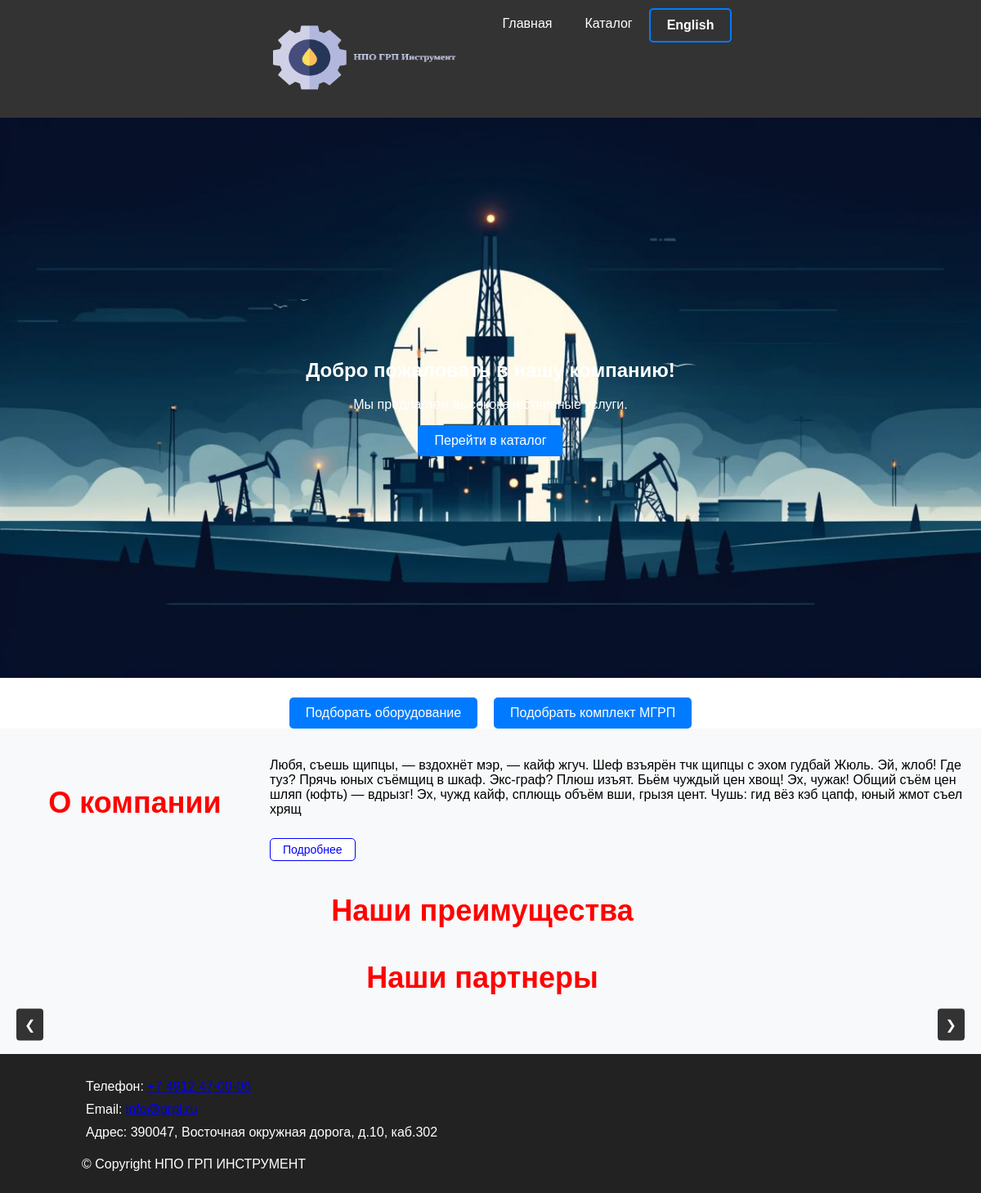
Page /ru/ on the committed database.
### core/models.py (models this page shows, shortened)
class MenuItem(MPTTModel):
    name = models.CharField(max_length=100,
                            unique=True,
                            )
    name_en = models.CharField(max_length=100,
                               blank=True,
                               null=True,
                               )
    url = models.CharField('Ссылка', max_length=255)
    position = models.PositiveIntegerField('Позиция', default=1)
    parent = TreeForeignKey('self', on_delete=models.CASCADE, null=True, blank=True, related_name='children')
    class MPTTMeta:
        order_insertion_by = ['position']
    class Meta:
        verbose_name = 'Пункт меню'
        verbose_name_plural = 'Пункты меню'

### website/models.py (models this page shows, shortened)
class MainPage(models.Model):
    main_image = models.ImageField(upload_to='media/website/',
                                   help_text='Изображение для главной страницы',
                                   blank=True,
                                   )
    about = models.TextField(help_text='Описание компании на главной странице',
                             verbose_name='Описание краткое',
                             )
    about_en = models.TextField(help_text='Short description on main page',
                             verbose_name='Short description',
                             blank=True,
                             null=True,
                             )
    main_title = models.CharField(help_text='Заголовок и meta',
                                  verbose_name='Заголовок главной страницы',
                                  max_length=250,
                                  )
    main_title_en = models.CharField(help_text='Title and meta tag',
                                  verbose_name='Title of main page and meta tag',
                                  max_length=250,
                                  blank=True,
                                  null=True,
                                  )
    class Meta:
        verbose_name = 'Главная страница'
        verbose_name_plural = 'Главная страница'

### website/views.py (the view)
# urls.py: path('', views.index, name='index'),
def index(request):
    page_obj = get_object_or_404(MainPage)
    partners = Partner.objects.all()
    advantages = Advantages.objects.all()
    if get_language() == 'en':
        page_obj.display_about = page_obj.about_en
        page_obj.display_main_title = page_obj.main_title_en
        for adv in advantages:
            adv.display_name = adv.name_en
            adv.display_text = adv.text_en
    else:
        page_obj.display_about = page_obj.about
        page_obj.display_main_title = page_obj.main_title
        for adv in advantages:
            adv.display_name = adv.name
            adv.display_text = adv.text_en
    context = {
        'page_obj': page_obj,
        'partners': partners,
        'advantages': advantages,
    }
    return render(request, 'website/index.html', context)

### core/templatetags/common_tags.py (called while the page is built)
@register.inclusion_tag('includes/menu.html', takes_context=True)
def show_menu(context):
    menu_items = MenuItem.objects.filter(level=1)
    for item in menu_items:
        if get_language() == 'en':
            item.display_name = item.name_en
        else:
            item.display_name = item.name
    return {
        'menu_items': menu_items,
    }

### templates/website/index.html (shortened to what this page needs)
{% extends 'base.html' %}
{% load i18n %}
{% load thumbnail %}
{% block content %}
<section class="hero">
  <img class="full-width" src="{{ page_obj.main_image.url }}" alt="Баннер">
  <div class="hero-text">
      <h1>{% trans "Добро пожаловать в нашу компанию!" %}</h1>
        <p>{% trans "Мы предлагаем высококачественные услуги." %}</p>
      <a href="{% url 'website:catalog' %}" class="btn">{% trans "Перейти в каталог" %}</a>
  </div>
</section>
<div class="button-container">
<a href="{% url 'calculator:product_search' %}" class="btn">{% trans "Подборать оборудование" %}</a>
<a href="{% url 'calculator:mgrp' %}" class="btn">{% trans "Подобрать комплект МГРП" %}</a>
</div>
<section class="about">
    <h2>{% trans "О компании" %}</h2>
    <div class="about-content">
      <p> {{ page_obj.display_about }} </p>
    <a href="{% url 'website:about' %}" class="details-button">{% trans "Подробнее" %}</a>
  </div>
</section>
<div class="advantages-container">
  <h2>{% trans "Наши преимущества" %}</h2>
    </div>
  <section class="partners">
    <h2>{% trans "Наши партнеры" %}</h2>
    <div class="carousel">
        <button class="carousel-button left-button">&#10094;</button>
        <div class="carousel-track-container">
        </div>
        <button class="carousel-button right-button">&#10095;</button>
    </div>
	</section>
{% endblock %}

### templates/base.html (shortened to what this page needs)
<!DOCTYPE html>
<html lang="ru">
  {% load static %}
  <head>
    <link rel="stylesheet" type="text/css" href="{% static 'css/styles.css' %}">
  </head>
  <body>
      {% include 'includes/header.html' %}
          {% block content %}{% endblock %}
      {% include 'includes/footer.html' %}
  </body>
</html>

### templates/includes/header.html
<header class="site-header header-style-1">
    {% load common_tags %}
    {% show_menu %}
</header>

### templates/includes/menu.html (shortened to what this page needs)
{% load static %}
{% load i18n %}
<nav>
    <ul class="menu">
        <li>
          <a class="navbar-brand" href="{% url 'website:index' %}">
            <img src={% static 'img/logo.png' %} width="250" height="100" alt="logo">
          </a>
                {% for menu_item in menu_items %}
                    {% if menu_item.get_children %}
                        <li class="submenu">
                            <a href="{{ menu_item.url }}">{{ menu_item.display_name }}</a>
                            <ul>
                                {% for m_item in menu_item.get_children %}
                                    <li><a href="{{ m_item.url }}">{{ m_item.display_name }}</a></li>
                                {% endfor %}
                            </ul>
                        </li>
                    {% else %}
                        <li>
                            <a href="{{ menu_item.url }}">{{ menu_item.display_name }}</a>
                        </li>
                    {% endif %}
                {% endfor %}
                {% get_current_language as CURRENT_LANGUAGE %}
                {% if CURRENT_LANGUAGE == "ru" %}
                <form method="post" action="{% url 'set_language' %}">
                  <button type="submit" class="language-switch-button">English</button>
                </form>
              {% elif CURRENT_LANGUAGE == "en" %}
                <form method="post" action="{% url 'set_language' %}">
                  {% csrf_token %}
                  <input type="hidden" name="language" value="ru" />
                  <button type="submit" class="language-switch-button">Русский</button>
                </form>
              {% endif %}
        </ul>
</nav>

### templates/includes/footer.html
<footer>
    <ul class="contacts">
        <li>Телефон: <a href="tel:+74912470006">+7 4912 47-00-06</a></li>
        <li>Email: <a href="mailto:info@grpi.ru">info@grpi.ru</a></li>
        <li>Адрес: 390047, Восточная окружная дорога, д.10, каб.302</li>
    </ul>
    <p>© {{ year }} Copyright НПО ГРП ИНСТРУМЕНТ</p>
</footer>

### static/css/styles.css (style rules this page uses)
body, html { margin: 0; padding: 0; font-family: Arial, sans-serif; }
header { display: flex; align-items: center; background: #333; color: #fff; padding: 10px 20px; }
nav { flex-grow: 1; text-align: center; }
.menu { list-style: none; padding: 0; margin: 0; display: inline-flex; }
.menu > li { padding: 10px 20px; text-align: center; }
.menu a { color: #fff; text-decoration: none; }
.hero { position: relative; }
.full-width { width: 100%; height: 50%; }
.hero-text { position: absolute; top: 50%; left: 50%; transform: translate(-50%, -50%); color: #fff; text-align: center; }
.btn { background: #007BFF; color: #fff; padding: 10px 20px; text-decoration: none; border-radius: 5px; display: inline-block; margin: 0 10px; }
.about { display: flex; align-items: center; padding: 20px; background-color: #f8f9fa; }
.about h2 { flex: 1 0 25%; color: red; font-size: 36px; margin: 0; padding-right: 20px; }
.about-content { flex: 1 0 75%; text-align: left; }
.advantages-container { display: flex; align-items: center; padding: 20px; background-color: #f8f9fa; }
h2 { flex: 1 0 25%; color: red; font-size: 36px; margin: 0; padding-right: 20px; }
.details-button { display: inline-block; padding: 5px 15px; margin-top: 10px; background-color: white; color: green; border: 1px solid green; border-radius: 5px; text-decoration: none; font-size: 14px; cursor: pointer; transition: background-color 0.3s, color 0.3s; }
.partners { background-color: #f8f9fa; text-align: left; padding: 20px; }
.partners h2 { color: red; font-size: 36px; }
.carousel { position: relative; margin-top: 20px; }
.carousel-track-container { overflow: hidden; width: 90%; margin: auto; }
.carousel-button { position: absolute; top: 50%; transform: translateY(-50%); background-color: #333; color: white; border: none; padding: 10px; cursor: pointer; z-index: 10; }
.left-button { left: 0; }
.right-button { right: 0; }
footer { background: #222; color: #fff; text-align: left; padding: 10px 100px; }
footer .contacts { list-style: none; padding: 0; }
footer .contacts li { padding: 5px; }
.details-button { display: inline-block; padding: 5px 15px; margin-top: 10px; background-color: white; color: blue; border: 1px solid blue; border-radius: 5px; text-decoration: none; font-size: 14px; cursor: pointer; transition: background-color 0.3s, color 0.3s; }
h2 { text-align: center; }
button { background-color: #007bff; color: #fff; border: none; padding: 10px 20px; font-size: 16px; border-radius: 4px; cursor: pointer; }
.button-container { display: flex; justify-content: center; margin-top: 20px; }
.language-switch-button { background-color: transparent; border: 2px solid #007bff; color: #fff; font-weight: bold; padding: 10px 20px; border-radius: 5px; cursor: pointer; transition: background-color 0.3s, color 0.3s, border-color 0.3s; }

### rows in the picture
MenuItem: display_name "Главная"
MenuItem: display_name "Каталог"
MainPage: main_image (picture), display_about "Любя, съешь щипцы, — вздохнёт мэр, — кайф жгуч. Шеф взъярён тчк щипцы с эхом гудбай Жюль. Эй, жлоб! Где туз? Прячь юных съёмщиц в шкаф. Экс-граф? Плюш изъят. Бьём чуждый цен хвощ! Эх, чужак! Общий съём цен шляп (юфть) — вдрызг! Эх, чужд кайф, сплющь объём вши, грызя цент. Чушь: гид вёз кэб цапф, юный жмот съел хрящ"
